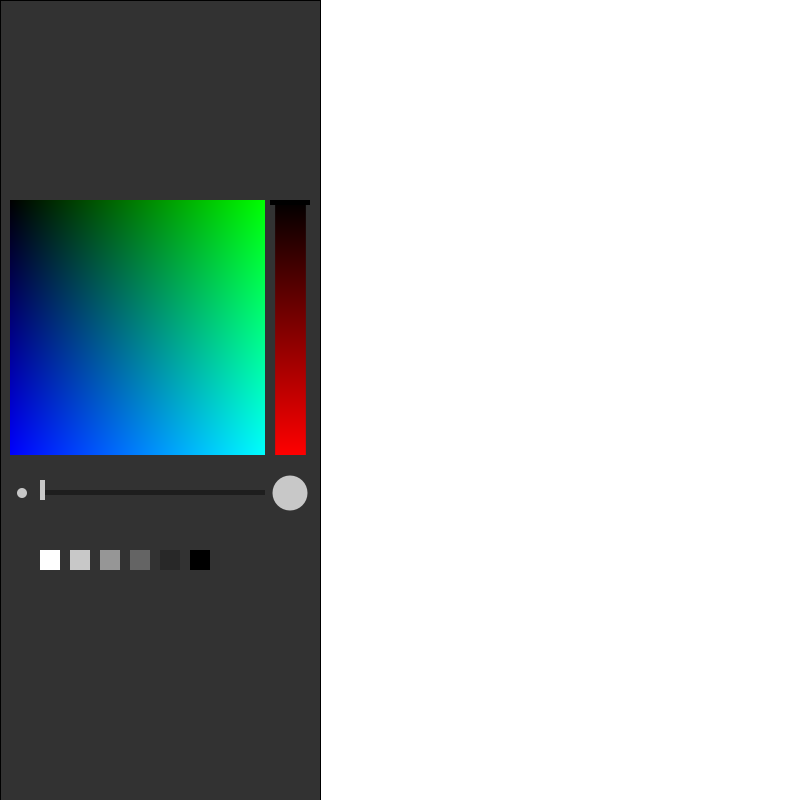
Frame 1 (no input)
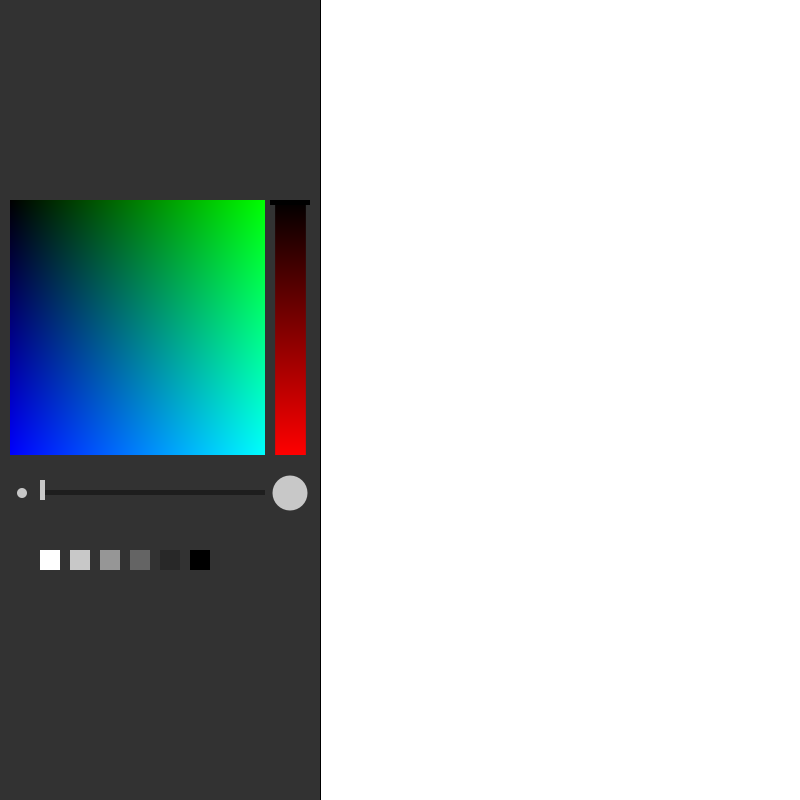
Frame 60 (the mouse pressed at the canvas centre just before this capture)
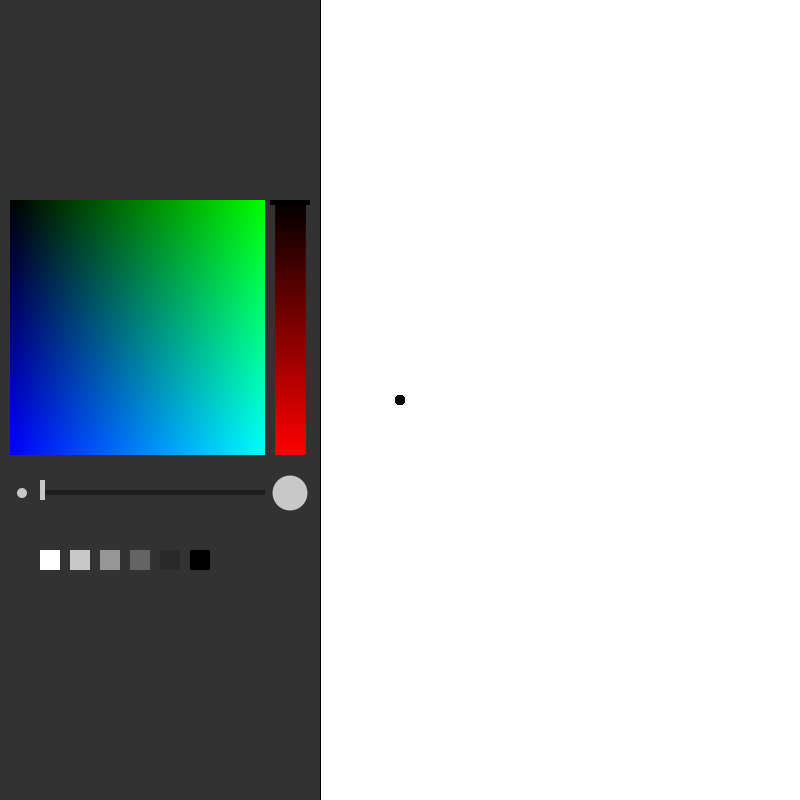
Frame 120 (the mouse held since frame 60 and released just before this capture)

The Processing sketch that drew these frames (run headless with seeded random() and noise(); from frame 60 on, the mouse is pressed at the canvas centre):

// Processing sketch: processing_162354
// ── processing_162354.pde

int a;

float r;
int[] i = new int [255];
int[] j = new int [255];
int[] k = new int [255];



float g;
float b;
float s;
int p;
int h;
int l;


void setup()
{

  size(800, 800);
  background(255);

  p = 200;
  s = 10;
  l = 40;
}


void draw()
{
  fill(50);
  rect(0, 0, 320, 800);

  noStroke();
  fill(50);
  rect(10, 200, 300, 255);



  //p calculator for slider
  if (mouseX > 275 && mouseX < 305 && mouseY > 200 && mouseY < 455 && mousePressed)
  {
    p = mouseY;
      r = map(p, 200, 400, 0, 255);
  }

  //red value





  //g&b selector
  if (mouseX > 10 && mouseX < 265 && mouseY > 200 && mouseY < 455 && mousePressed)
  {
    g = map(mouseX, 10, 200, 0, 255);
    b = map(mouseY, 200, 400, 0, 255);
  }



  //red color bar
  pushMatrix();
  for (int i=0; i<255; i++)
  {

    stroke(i, g, b);
    line(275, i+200, 305, i+200);
  } 



  for (int j=0; j<255; j++)
  {

    for (int k=0; k<255; k++)
    {
      noStroke();
      fill(r, j, k);
      rect(j+10, k+200, 1, 1);
    }
  }
  popMatrix();


  //slider

  fill(0);
  rect(270, p, 40, 5);


  //hSelector
  fill(30);
  rect(40, 490, 225, 5);
  fill(200);
  ellipse(22, 493, 10, 10);
  ellipse(290, 493, 35, 35);

  //p calculator for slider
  if (mouseX > 40 && mouseX < 265 && mouseY > 485 && mouseY < 495 && mousePressed)
  {
    l = mouseX;
    s = map(mouseX, 40, 265, 10, 35);
  }

  rect(l, 480, 5, 20 );




  fill(255);
  rect(40, 550, 20, 20);

  fill(200,200,200);
  rect(70, 550, 20, 20);

  fill(150);
  rect(100, 550, 20, 20);

  fill(100);
  rect(130, 550, 20, 20);

  fill(40);
  rect(160, 550, 20, 20);

  fill(0);
  rect(190, 550, 20, 20);




  if (mouseX > 40 && mouseX < 60 && mouseY > 550 && mouseY < 570 && mousePressed)
  {
    r = 255;
    g = 255;
    b = 255;
    p = 455;
  }
  
  if (mouseX > 70 && mouseX < 90 && mouseY > 550 && mouseY < 570 && mousePressed)
  {
    r = 200;
    g = 200;
    b = 200;
  }
  
 if (mouseX > 100 && mouseX < 120 && mouseY > 550 && mouseY < 570 && mousePressed)
  {
    r = 150;
    g = 150;
    b = 150;
  }

 if (mouseX > 130 && mouseX < 150 && mouseY > 550 && mouseY < 570 && mousePressed)
  {
    r = 100;
    g = 100;
    b = 100;
  }

 if (mouseX > 160 && mouseX < 180 && mouseY > 550 && mouseY < 570 && mousePressed)
  {
    r = 40;
    g = 40;
    b = 40;
  }

 if (mouseX > 190 && mouseX < 210 && mouseY > 550 && mouseY < 570 && mousePressed)
  {
    r = 0;
    g = 0;
    b = 0;
  }


  //h command, must place at the bottom!!
  if (mouseX> 320 && mousePressed)
  {

    fill(r, g, b);
    noStroke();
    ellipse(mouseX, mouseY, s, s);
  }


}
